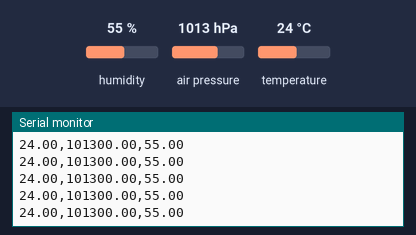
The program below on a simulated ESP32-C3. On the bench: the last lines printed to the serial monitor. The inputs (shaded band) are chosen by the test bench; at power-on: humidity 55 %, air pressure 1013 hPa, temperature 24 °C.

Above: at 1.2 s.
1.3 s: humidity set to 22 %
At 2.2 s:
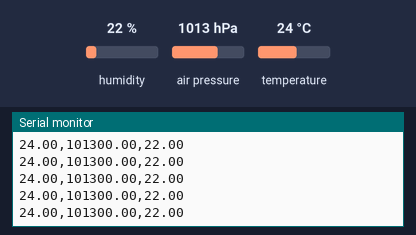
2.8 s: air pressure set to 952 hPa
At 3.6 s:
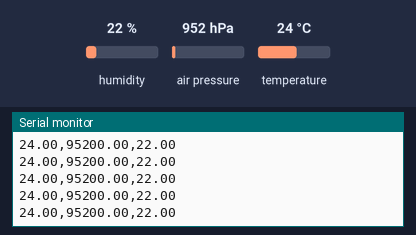
4.3 s: temperature set to 12 °C
At 4.8 s:
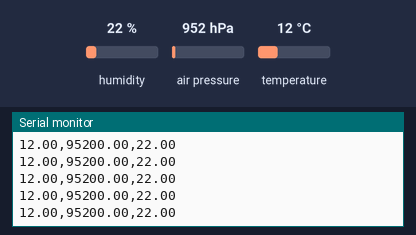

Measured:
- after the input at 1.3 s, the serial monitor: prints a new line at once (image 1)
- after the input at 2.8 s, the serial monitor: prints a new line at once (image 2)
- after the input at 4.3 s, the serial monitor: prints a new line at once (image 3)

The program:

main.cpp
```cpp
#include <Arduino.h>
#include <Wire.h>
#include <Adafruit_BME280.h>

#include "main.h"

static Adafruit_BME280 bme;

void setup() {
    Serial.begin(115200);
    while (!Serial) delay(10);

    Wire.begin(BME280_SDA_PIN, BME280_SCL_PIN);

    if (!bme.begin(BME280_I2C_ADDR, &Wire)) {
        Serial.println("ERROR: BME280 not found. Check wiring and I2C address!");
        while (1) delay(100);
    }

    Serial.println("BME280 test starting...");
    Serial.println("temp_C,pressure_Pa,humidity_%");
}

void loop() {
    Serial.print(bme.readTemperature(), 2);
    Serial.print(",");
    Serial.print(bme.readPressure(), 2);
    Serial.print(",");
    Serial.println(bme.readHumidity(), 2);

    delay(10);
}
```

main.h
```cpp
#pragma once

// =============================================================================
// USER CONFIG
// =============================================================================

// I2C pins
#define BME280_SDA_PIN  0
#define BME280_SCL_PIN  1

// BME280 I2C address: 0x76 (SDO tied low) or 0x77 (SDO tied high)
#define BME280_I2C_ADDR 0x76
```
